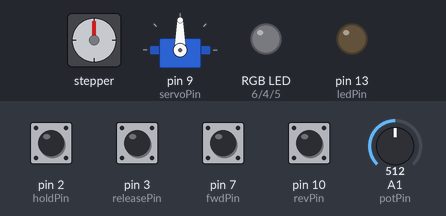
The sketch below on a simulated Arduino Nano, built with avr-gcc and run on an emulated ATmega328P. On the bench: stepper motor, servo, an RGB LED mixed from three pins (HIGH = lit), output pins drawn as LEDs (lit = HIGH). Wiring (inferred from the names in the program): stepper motor driver (200 steps per turn assumed): step pin 11; direction pin 12. The test bench sets the inputs (shaded band); at power-on: pin 2 (holdPin), pin 3 (releasePin), pin 7 (fwdPin), pin 10 (revPin) HIGH, A1 (potPin) = 512. Pins used as bus, display or sensor lines are not drawn.

Above: at 1.2 s.
1.3 s: pin 2 (holdPin) pulled LOW for 0.15 s
At 2.5 s:
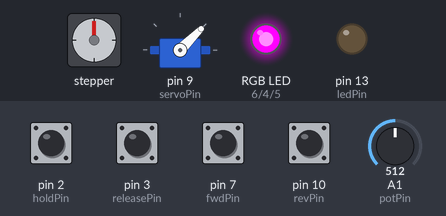
4.3 s: pin 7 (fwdPin) pulled LOW for 1 s
At 5.7 s:
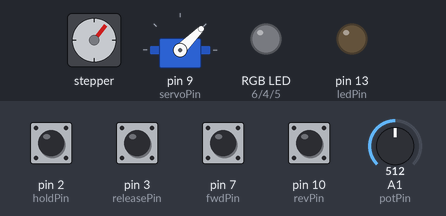
6.8 s: pin 3 (releasePin) pulled LOW for 0.15 s
At 8.0 s:
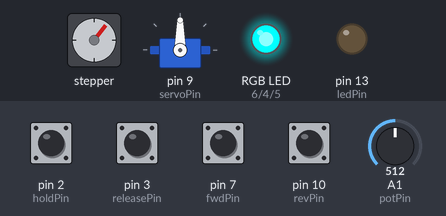
9.8 s: pin 10 (revPin) pulled LOW for 0.15 s
At 11.0 s:
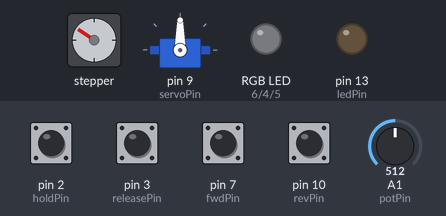
11.4 s: pin 7 (fwdPin) pulled LOW for 0.15 s
At 12.3 s:
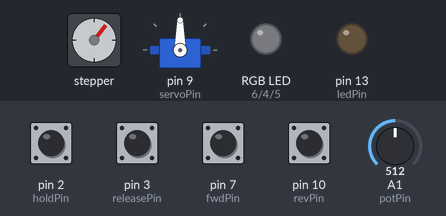
13.0 s: pin 2 (holdPin) pulled LOW for 1 s
At 14.0 s:
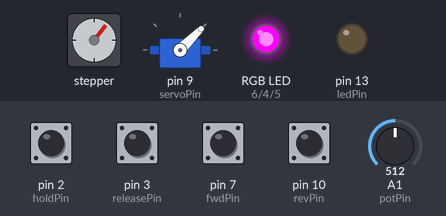
Timing chart, 0 to 16.0 s (numbered marks = the images above; inputs shaded):
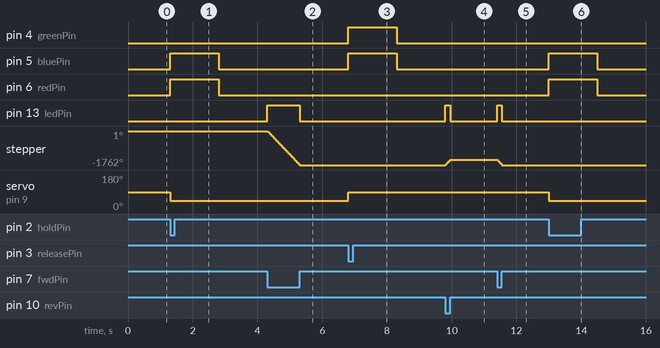

Measured:
- after the input at 1.3 s, pin 5 (bluePin), pin 6 (redPin): LOW → HIGH at once, → LOW 1.5 s later; servo on pin 9 (servoPin): 90° → 45° at once
- after the input at 4.3 s, pin 13 (ledPin): LOW → HIGH at once, → LOW 1.0 s later; stepper: turns 1762° counter-clockwise in 1.0 s, starting at once
- after the input at 6.8 s, pin 4 (greenPin), pin 5 (bluePin): LOW → HIGH at once, → LOW 1.5 s later; servo on pin 9 (servoPin): 45° → 90° at once
- after the input at 9.8 s, pin 13 (ledPin): LOW → HIGH at once, → LOW 0.15 s later; stepper: turns 265° clockwise in 0.15 s, starting at once
- after the input at 11.4 s, pin 13 (ledPin): LOW → HIGH at once, → LOW 0.15 s later; stepper: turns 265° counter-clockwise in 0.15 s, starting at once
- after the input at 13.0 s, pin 5 (bluePin), pin 6 (redPin): LOW → HIGH at once, → LOW 1.5 s later; servo on pin 9 (servoPin): 90° → 45° at once

The sketch:

rgb_servo.ino
```cpp
// Nano-based control for tool changer project.

// Simple two-button interrupt based open/close
// servo control with rgb LED indicator.

// 2018.02.18   Initial implementation by Schwackmaster
// 2019.02.08   Add A4988 stepper driver with pot speed control


#include <Servo.h>

Servo tool_changer_Servo;
const int servoPin = 9;
//common anode led
const int redPin = 6;
const int greenPin = 4;
const int bluePin = 5;
//servo interrupts
const int holdPin = 2;
const int releasePin = 3;

volatile bool open_pressed = false;
volatile bool close_pressed = false;

int pos = 90;
int stp = 45;
int least = 0;
int most = 180;

//stepper
int potPin = A1;

//buttons
 int fwdPin = 7;
 int revPin = 10;

// A4988 driver
 int stepPin = 11;
 int dirPin = 12;

const int dly = 1500;
 int spd = 0;
 int ledPin = 13;
 bool fwd = false;
 bool rev = true;
const int factor = 1024;  // pot range control
int minimum = 300;  // stall prevention

void setup() {
//servo
   pinMode(releasePin, INPUT_PULLUP);
  attachInterrupt(digitalPinToInterrupt(releasePin), unMountTool, FALLING);

   pinMode(holdPin, INPUT_PULLUP);
  attachInterrupt(digitalPinToInterrupt(holdPin), mountTool, FALLING);

pinMode(servoPin, OUTPUT);
pinMode(redPin, OUTPUT);
pinMode(greenPin, OUTPUT);
pinMode(bluePin, OUTPUT);
  digitalWrite(bluePin, LOW);
  digitalWrite(redPin, LOW);
  digitalWrite(greenPin, LOW);

tool_changer_Servo.attach(servoPin);
tool_changer_Servo.write(pos);

//stepper
  pinMode(stepPin,OUTPUT);
  pinMode(dirPin,OUTPUT);
  pinMode(ledPin,OUTPUT);
  pinMode(fwdPin,INPUT_PULLUP);
  pinMode(revPin,INPUT_PULLUP);

};


void loop(){

  bool t =  (close_pressed) ? grabbing() : (open_pressed) ? openingUp() : false;

  if(t){
    delay(dly);
    };

      if(digitalRead(fwdPin) == LOW){
    digitalWrite(dirPin,fwd);
    step();
    }
  else if(digitalRead(revPin) == LOW){
    digitalWrite(dirPin,rev);
    step();
  }
  else digitalWrite(ledPin,LOW);
};

// interrupt routines take no arguments, return no value
// and should execute as quickly as possible.

void unMountTool() {
  digitalWrite(greenPin, HIGH);
 open_pressed = true;
};

void mountTool() {
  digitalWrite(redPin, HIGH);
 close_pressed = true;
};


bool openingUp() {
  digitalWrite(bluePin, HIGH);
  open_pressed = false;
  if (pos < most) pos += stp;
  tool_changer_Servo.attach(servoPin);
 tool_changer_Servo.write(pos);
 delay(1500);
   digitalWrite(bluePin, LOW);
  digitalWrite(greenPin, LOW);
  tool_changer_Servo.detach();
  return true;
};


bool grabbing() {
  digitalWrite(bluePin, HIGH);

  close_pressed = false;
  if (pos > least) pos -= stp;
  tool_changer_Servo.attach(servoPin);
 tool_changer_Servo.write(pos);
 delay(dly);
 digitalWrite(redPin, LOW);
  digitalWrite(bluePin, LOW);
  tool_changer_Servo.detach();
  return true;
};


// stepper routines
void step() {
  digitalWrite(ledPin,HIGH);
  digitalWrite(stepPin,HIGH);
    delayMicroseconds(80);
  digitalWrite(stepPin,LOW);
    delayMicroseconds(getSpeed());
   return;
}

int getSpeed(){
  return (minimum + (factor - analogRead(potPin)));
}
```
